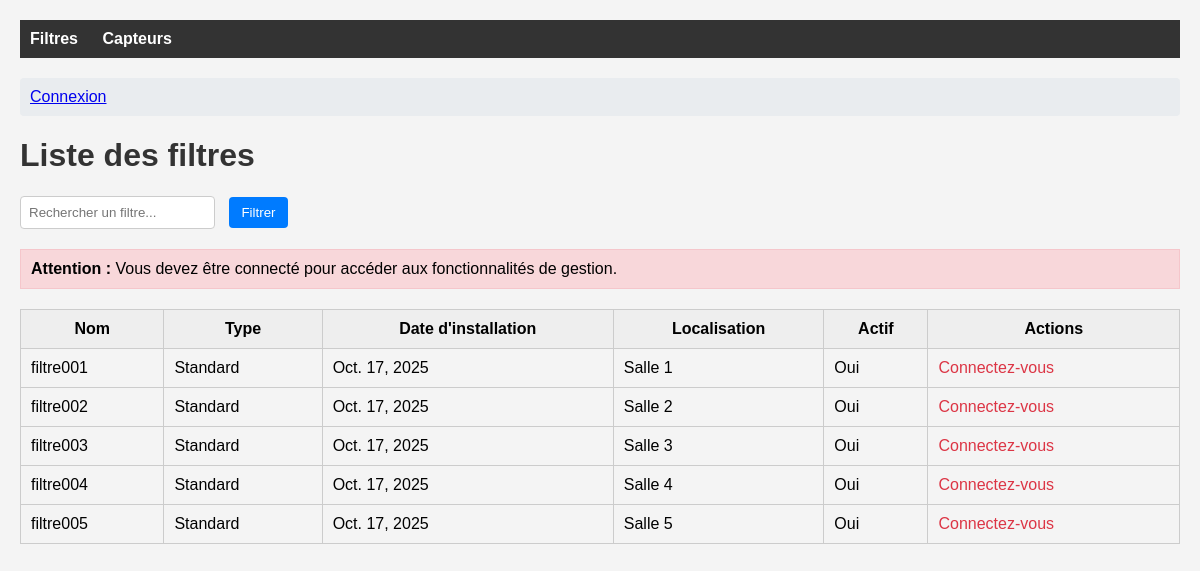
The page /dashboard/filtres/ on the database as committed earlier.
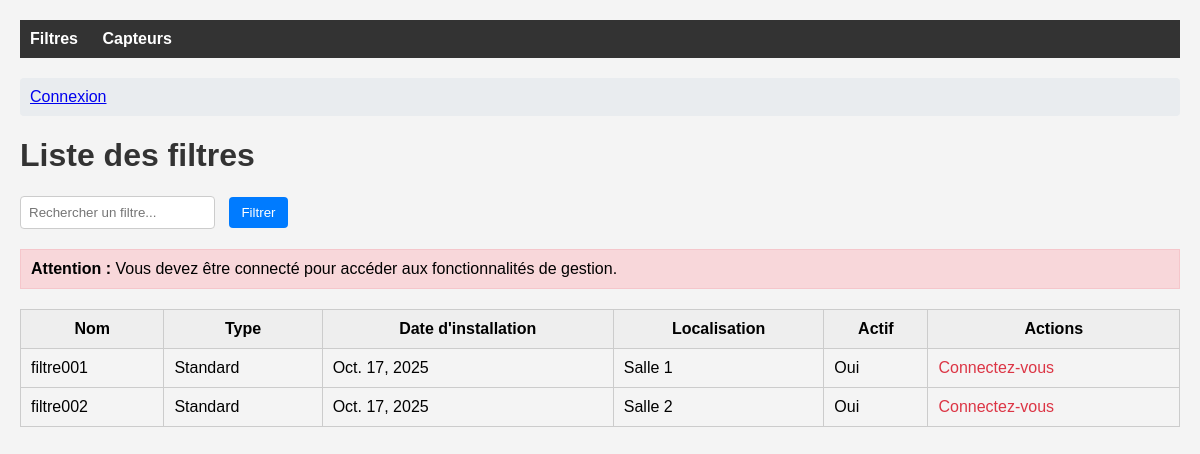
The same page on the database as committed later.
### monitoring/models.py (models this page shows, shortened)
class Filtre(models.Model):
    nom = models.CharField(max_length=100)
    salle = models.ForeignKey(Salle, on_delete=models.CASCADE, null=True, blank=True)
    type = models.CharField(max_length=50)
    date_installation = models.DateField()
    localisation = models.CharField(max_length=100)
    actif = models.BooleanField(default=True)
    vitesse = models.IntegerField(default=0)  # Vitesse en m/s
    broche_esp32 = models.IntegerField(default=0, help_text="broche GPIO sur l'esp32")  # Nouvelle ligne pour broche ESP32

### monitoring/views.py (the view, shortened to what this page needs)
# urls.py: path('dashboard/filtres/', page_filtres, name='page_filtres'),
def page_filtres(request):
    if request.method == 'POST' and not (request.user.is_authenticated and request.user.is_staff):
        return HttpResponseForbidden('Forbidden')
    query = request.GET.get('q', '')
    filtres = Filtre.objects.filter(nom__icontains=query) if query else Filtre.objects.all()
    return render(request, 'filtres.html', {'filtres': filtres, 'query': query})

### monitoring/templates/filtres.html (shortened to what this page needs)
{% load static %}
<!DOCTYPE html>
<html lang="fr">
<head>
</head>
<body>
    <nav>
        <a href="/dashboard/filtres/">Filtres</a>
        <a href="/dashboard/capteurs/">Capteurs</a>
    </nav>
    <div class="user-info">
        {% if user.is_authenticated %}
            Connecté en tant que : <strong>{{ user.username }}</strong>
            | Statut staff : <strong>{{ user.is_staff|yesno:"Oui,Non" }}</strong>
            | <a href="{% url 'admin:logout' %}">Déconnexion</a>
        {% else %}
            <a href="{% url 'admin:login' %}">Connexion</a>
        {% endif %}
    </div>
    <h1>Liste des filtres</h1>
    <form method="get">
        <input type="text" name="q" placeholder="Rechercher un filtre..." value="{{ query }}">
        <button type="submit">Filtrer</button>
    </form>
    {% if user.is_authenticated and user.is_staff %}
    <h2>Créer un nouveau filtre</h2>
    <form method="post">
        {% csrf_token %}
        <input type="text" name="nom" placeholder="Nom" required>
        <input type="text" name="type" placeholder="Type" required>
        <input type="date" name="date_installation" required>
        <input type="text" name="localisation" placeholder="Localisation" required>
        <label><input type="checkbox" name="actif" checked> Actif</label>
        <button type="submit">Créer</button>
    </form>
    {% elif user.is_authenticated %}
    <div style="background-color: #fff3cd; padding: 10px; border: 1px solid #ffeaa7; margin-bottom: 20px;">
        <strong>Information :</strong> Vous n'avez pas les permissions pour créer ou modifier des filtres.
        Contactez l'administrateur si vous avez besoin de droits supplémentaires.
    </div>
    {% else %}
    <div style="background-color: #f8d7da; padding: 10px; border: 1px solid #f5c6cb; margin-bottom: 20px;">
        <strong>Attention :</strong> Vous devez être connecté pour accéder aux fonctionnalités de gestion.
    </div>
    {% endif %}
    <table>
        <thead>
            <tr>
                <th>Nom</th>
                <th>Type</th>
                <th>Date d'installation</th>
                <th>Localisation</th>
                <th>Actif</th>
                <th>Actions</th>
            </tr>
        </thead>
        <tbody>
            {% for filtre in filtres %}
            <tr>
                <td>{{ filtre.nom }}</td>
                <td>{{ filtre.type }}</td>
                <td>{{ filtre.date_installation }}</td>
                <td>{{ filtre.localisation }}</td>
                <td>{{ filtre.actif|yesno:"Oui,Non" }}</td>
                <td>
                    {% if user.is_authenticated and user.is_staff %}
                    <form method="post" action="{% url 'page_filtres' %}" style="display:inline;" onsubmit="return confirmDelete();">
                        {% csrf_token %}
                        <input type="hidden" name="delete_id" value="{{ filtre.id }}">
                        <button type="submit" class="btn-delete">Supprimer</button>
                    </form>
                    <form method="get" action="/dashboard/filtres/update/{{ filtre.id }}/" style="display:inline;">
                        <button type="submit">Modifier</button>
                    </form>
                    {% elif user.is_authenticated %}
                    <span style="color: #6c757d; font-style: italic;">Lecture seule</span>
                    {% else %}
                    <span style="color: #dc3545;">Connectez-vous</span>
                    {% endif %}
                </td>
            </tr>
            {% empty %}
            <tr><td colspan="6">Aucun filtre enregistré.</td></tr>
            {% endfor %}
        </tbody>
    </table>
</body>
</html>

### monitoring/templates/filtres.html (style rules this page uses)
body { font-family: Arial, sans-serif; background-color: #f4f4f4; margin: 20px; }
h1, h2 { color: #333; }
nav { background-color: #333; padding: 10px; margin-bottom: 20px; }
nav a { color: white; text-decoration: none; margin-right: 20px; font-weight: bold; }
form { margin-bottom: 20px; }
input[type="text"], input[type="date"] { padding: 8px; margin-right: 10px; border: 1px solid #ccc; border-radius: 4px; }
button { padding: 8px 12px; background-color: #007bff; color: white; border: none; border-radius: 4px; cursor: pointer; }
table { width: 100%; border-collapse: collapse; margin-top: 10px; }
th, td { padding: 10px; border: 1px solid #ccc; }
th { background-color: #eee; }
.user-info { background-color: #e9ecef; padding: 10px; margin-bottom: 20px; border-radius: 4px; }

Rows that differ between the two databases and show on the page:
removed Filtre: nom "filtre003", type "Standard", date_installation "Oct. 17, 2025", localisation "Salle 3", actif "Oui"
removed Filtre: nom "filtre004", type "Standard", date_installation "Oct. 17, 2025", localisation "Salle 4", actif "Oui"
removed Filtre: nom "filtre005", type "Standard", date_installation "Oct. 17, 2025", localisation "Salle 5", actif "Oui"
